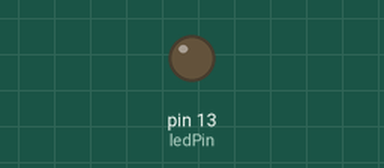
Recording of a sketch running on a simulated Arduino Uno, built with avr-gcc and run on an emulated ATmega328P. Shown: output pins drawn as LEDs (lit = HIGH).

Above: at 0.6 s.
At 21.1 s:
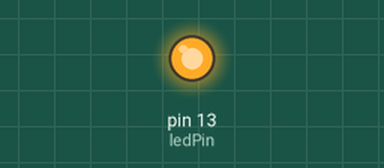
Timing chart, 0 to 28.7 s (numbered marks = the images above):
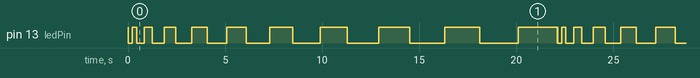

The sketch:

Oppgave02b.ino
```cpp
const int ledPin = 13;

void setup()
{
    pinMode(ledPin, OUTPUT);
}

void loop()
{
    int i = 10;
    while (i <= 2000) {
        int j = 0;
        while (j < 2) {
            digitalWrite(ledPin, j);
            delay(i);
            j++;
        }
        i = i + 199;
    }
}
```

Measured:
- by itself, pin 13 (ledPin): moves between LOW and HIGH, repeating every 22.1 s
- by itself, everything shown: repeats every 22.1 s, in 20 steps
